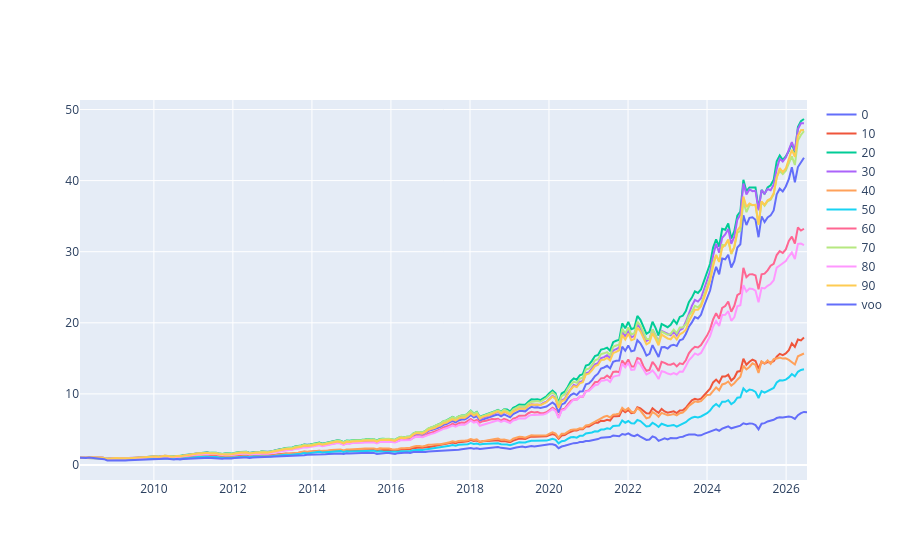

Source (notebook cell):
### Code cell
import plotly.graph_objects as go
df_pop = pd.read_parquet('s3://jdinvestment/2d_run_3/populations/gen_140.parquet')
fig = go.Figure()
for index in range(0,100,10):
    df_value = pd.read_parquet('s3://jdinvestment/2d_run_3/portfolio_values/sim_{}.parquet'.format(df_pop.index[index])).iloc[:, :-2]
    dates = pd.Series(pd.to_datetime(df_value.columns.str.replace('_',' ')))
    df_value.columns = dates.values
    fig.add_trace(go.Scatter( x = df_value.columns, y = df_value.values[0]/df_value.values[0,0],name = index), )
    print(df_value.values[0,-1])
s_voo = s_voo.loc[s_voo.index >= df_value.columns.min()]
fig.add_trace(go.Scatter(x = s_voo.index, y = s_voo.values/s_voo.values[0], name = 'voo'))
fig.show()

### Figure 1 — Plotly figure (JSON) as saved in the notebook; plotly's stock layout.template omitted (floating-point values rounded to 4 significant figures; data arrays with more than 128 entries replaced by an {"elided": "..."} marker saying what was removed)
{"data": [{"name": "0", "type": "scatter", "x": {"elided": "240 str values"}, "y": {"elided": "240 float values"}}, {"name": "10", "type": "scatter", "x": {"elided": "240 str values"}, "y": {"elided": "240 float values"}}, {"name": "20", "type": "scatter", "x": {"elided": "240 str values"}, "y": {"elided": "240 float values"}}, {"name": "30", "type": "scatter", "x": {"elided": "240 str values"}, "y": {"elided": "240 float values"}}, {"name": "40", "type": "scatter", "x": {"elided": "240 str values"}, "y": {"elided": "240 float values"}}, {"name": "50", "type": "scatter", "x": {"elided": "240 str values"}, "y": {"elided": "240 float values"}}, {"name": "60", "type": "scatter", "x": {"elided": "240 str values"}, "y": {"elided": "240 float values"}}, {"name": "70", "type": "scatter", "x": {"elided": "240 str values"}, "y": {"elided": "240 float values"}}, {"name": "80", "type": "scatter", "x": {"elided": "240 str values"}, "y": {"elided": "240 float values"}}, {"name": "90", "type": "scatter", "x": {"elided": "240 str values"}, "y": {"elided": "240 float values"}}, {"name": "voo", "type": "scatter", "x": {"elided": "241 str values"}, "y": {"elided": "241 float values"}}], "layout": {}}
